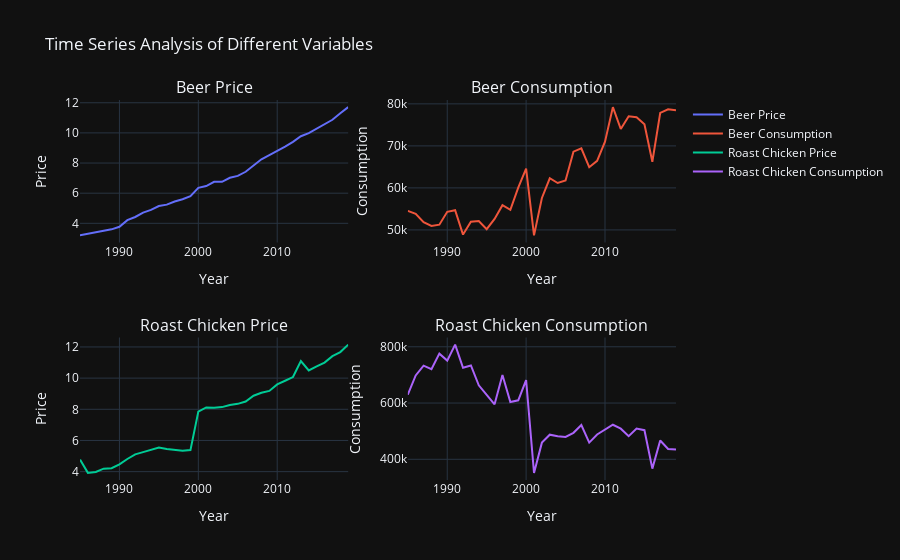

The notebook cell saved with this chart:
### Markdown cell above
## Time Series Analysis

In this section, I create subplots to visualize time series data for various variables. The plots provide insights into the trends and patterns of the data over time.

### Beer & Roast Chicken Price and Consumption

I create subplots to analyze price-related and consumption-related variables.

### Code cell
fig = sp.make_subplots(rows=2, cols=2, subplot_titles=("Beer Price", "Beer Consumption", "Roast Chicken Price", "Roast Chicken Consumption"))

# Add traces for beer price
fig.add_trace(go.Scatter(x=df['year'], y=df['beer_price'], mode='lines', name='Beer Price'), row=1, col=1)
fig.update_xaxes(title_text='Year', row=1, col=1)
fig.update_yaxes(title_text='Price', row=1, col=1)

# Add traces for beer consumption
fig.add_trace(go.Scatter(x=df['year'], y=df['beer_consumption'], mode='lines', name='Beer Consumption'), row=1, col=2)
fig.update_xaxes(title_text='Year', row=1, col=2)
fig.update_yaxes(title_text='Consumption', row=1, col=2)

# Add traces for roast chicken price
fig.add_trace(go.Scatter(x=df['year'], y=df['roast_chicken_price'], mode='lines', name='Roast Chicken Price'), row=2, col=1)
fig.update_xaxes(title_text='Year', row=2, col=1)
fig.update_yaxes(title_text='Price', row=2, col=1)

# Add traces for roast chicken consumption
fig.add_trace(go.Scatter(x=df['year'], y=df['roast_chicken_consumption'], mode='lines', name='Roast Chicken Consumption'), row=2, col=2)
fig.update_xaxes(title_text='Year', row=2, col=2)
fig.update_yaxes(title_text='Consumption', row=2, col=2)

fig.update_layout(title='Time Series Analysis of Different Variables',template='plotly_dark')
fig.show()

### Figure 1 — Plotly figure (JSON) as saved in the notebook; plotly's stock layout.template omitted (floating-point values rounded to 4 significant figures)
{"data": [{"mode": "lines", "name": "Beer Price", "type": "scatter", "x": [1985, 1986, 1987, 1988, 1989, 1990, 1991, 1992, 1993, 1994, 1995, 1996, 1997, 1998, 1999, 2000, 2001, 2002, 2003, 2004, 2005, 2006, 2007, 2008, 2009, 2010, 2011, 2012, 2013, 2014, 2015, 2016, 2017, 2018, 2019], "xaxis": "x", "y": [3.2, 3.3, 3.37, 3.45, 3.6, 3.77, 4.21, 4.42, 4.71, 4.89, 5.15, 5.24, 5.45, 5.6, 5.8, 6.35, 6.47, 6.75, 6.75, 7.02, 7.15, 7.42, 7.85, 8.25, 8.53, 8.79, 9.09, 9.41, 9.78, 9.98, 10.27, 10.57, 10.87, 11.3, 11.71], "yaxis": "y"}, {"mode": "lines", "name": "Beer Consumption", "type": "scatter", "x": [1985, 1986, 1987, 1988, 1989, 1990, 1991, 1992, 1993, 1994, 1995, 1996, 1997, 1998, 1999, 2000, 2001, 2002, 2003, 2004, 2005, 2006, 2007, 2008, 2009, 2010, 2011, 2012, 2013, 2014, 2015, 2016, 2017, 2018, 2019], "xaxis": "x2", "y": [54541, 53807, 51842, 50951, 51241, 54300, 54686, 48888, 51933, 52108, 50162, 52622, 55891, 54782, 60054, 64591, 48698, 57614, 62294, 61163, 61772, 68617, 69406, 64922, 66436, 71000, 79225, 74025, 77031, 76808, 75134, 66231, 77836, 78705, 78502], "yaxis": "y2"}, {"mode": "lines", "name": "Roast Chicken Price", "type": "scatter", "x": [1985, 1986, 1987, 1988, 1989, 1990, 1991, 1992, 1993, 1994, 1995, 1996, 1997, 1998, 1999, 2000, 2001, 2002, 2003, 2004, 2005, 2006, 2007, 2008, 2009, 2010, 2011, 2012, 2013, 2014, 2015, 2016, 2017, 2018, 2019], "xaxis": "x3", "y": [4.77, 3.92, 3.98, 4.19, 4.22, 4.47, 4.81, 5.11, 5.25, 5.39, 5.54, 5.45, 5.38, 5.34, 5.38, 7.85, 8.12, 8.1, 8.14, 8.28, 8.35, 8.5, 8.87, 9.06, 9.18, 9.6, 9.83, 10.07, 11.1, 10.49, 10.75, 11, 11.41, 11.67, 12.15], "yaxis": "y3"}, {"mode": "lines", "name": "Roast Chicken Consumption", "type": "scatter", "x": [1985, 1986, 1987, 1988, 1989, 1990, 1991, 1992, 1993, 1994, 1995, 1996, 1997, 1998, 1999, 2000, 2001, 2002, 2003, 2004, 2005, 2006, 2007, 2008, 2009, 2010, 2011, 2012, 2013, 2014, 2015, 2016, 2017, 2018, 2019], "xaxis": "x4", "y": [629520, 698137, 732859, 720139, 775674, 750947, 807710, 725612, 733517, 663135, 628890, 595580, 699562, 603746, 609661, 681242, 351705, 459259, 487487, 481649, 479610, 494135, 521872, 459356, 488137, 505901, 522821, 508958, 482361, 509420, 503510, 366876, 466747, 436492, 434998], "yaxis": "y4"}], "layout": {"annotations": [{"font": {"size": 16}, "showarrow": false, "text": "Beer Price", "x": 0.225, "xanchor": "center", "xref": "paper", "y": 1, "yanchor": "bottom", "yref": "paper"}, {"font": {"size": 16}, "showarrow": false, "text": "Beer Consumption", "x": 0.775, "xanchor": "center", "xref": "paper", "y": 1, "yanchor": "bottom", "yref": "paper"}, {"font": {"size": 16}, "showarrow": false, "text": "Roast Chicken Price", "x": 0.225, "xanchor": "center", "xref": "paper", "y": 0.375, "yanchor": "bottom", "yref": "paper"}, {"font": {"size": 16}, "showarrow": false, "text": "Roast Chicken Consumption", "x": 0.775, "xanchor": "center", "xref": "paper", "y": 0.375, "yanchor": "bottom", "yref": "paper"}], "title": {"text": "Time Series Analysis of Different Variables"}, "xaxis": {"anchor": "y", "domain": [0, 0.45], "title": {"text": "Year"}}, "xaxis2": {"anchor": "y2", "domain": [0.55, 1], "title": {"text": "Year"}}, "xaxis3": {"anchor": "y3", "domain": [0, 0.45], "title": {"text": "Year"}}, "xaxis4": {"anchor": "y4", "domain": [0.55, 1], "title": {"text": "Year"}}, "yaxis": {"anchor": "x", "domain": [0.625, 1], "title": {"text": "Price"}}, "yaxis2": {"anchor": "x2", "domain": [0.625, 1], "title": {"text": "Consumption"}}, "yaxis3": {"anchor": "x3", "domain": [0, 0.375], "title": {"text": "Price"}}, "yaxis4": {"anchor": "x4", "domain": [0, 0.375], "title": {"text": "Consumption"}}}}
